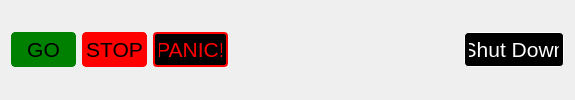
    <widget class="QWidget" name="panelButtons" native="true">
     <property name="sizePolicy">
      <sizepolicy hsizetype="Minimum" vsizetype="Minimum">
       <horstretch>0</horstretch>
       <verstretch>0</verstretch>
      </sizepolicy>
     </property>
     <property name="minimumSize">
      <size>
       <width>0</width>
       <height>60</height>
      </size>
     </property>
     <layout class="QHBoxLayout" name="horizontalLayout">
      <item>
       <widget class="QPushButton" name="gridPanelButtons_GO_button">
        <property name="sizePolicy">
         <sizepolicy hsizetype="Minimum" vsizetype="Minimum">
          <horstretch>0</horstretch>
          <verstretch>0</verstretch>
         </sizepolicy>
        </property>
        <property name="minimumSize">
         <size>
          <width>65</width>
          <height>35</height>
         </size>
        </property>
        <property name="maximumSize">
         <size>
          <width>65</width>
          <height>35</height>
         </size>
        </property>
        <property name="palette">
         <palette>
          <active>
           <colorrole role="WindowText">
            <brush brushstyle="SolidPattern">
             <color alpha="255">
              <red>0</red>
              <green>0</green>
              <blue>0</blue>
             </color>
            </brush>
           </colorrole>
           <colorrole role="Button">
            <brush brushstyle="SolidPattern">
             <color alpha="255">
              <red>0</red>
              <green>128</green>
              <blue>0</blue>
             </color>
            </brush>
           </colorrole>
           <colorrole role="Text">
            <brush brushstyle="SolidPattern">
             <color alpha="255">
              <red>0</red>
              <green>0</green>
              <blue>0</blue>
             </color>
            </brush>
           </colorrole>
           <colorrole role="ButtonText">
            <brush brushstyle="SolidPattern">
             <color alpha="255">
              <red>0</red>
              <green>0</green>
              <blue>0</blue>
             </color>
            </brush>
           </colorrole>
           <colorrole role="Base">
            <brush brushstyle="SolidPattern">
             <color alpha="255">
              <red>0</red>
              <green>128</green>
              <blue>0</blue>
             </color>
            </brush>
           </colorrole>
           <colorrole role="Window">
            <brush brushstyle="SolidPattern">
             <color alpha="255">
              <red>0</red>
              <green>128</green>
              <blue>0</blue>
             </color>
            </brush>
           </colorrole>
           <colorrole role="PlaceholderText">
            <brush brushstyle="SolidPattern">
             <color alpha="128">
              <red>0</red>
              <green>0</green>
              <blue>0</blue>
             </color>
            </brush>
           </colorrole>
          </active>
          <inactive>
           <colorrole role="WindowText">
            <brush brushstyle="SolidPattern">
             <color alpha="255">
              <red>0</red>
              <green>0</green>
              <blue>0</blue>
             </color>
            </brush>
           </colorrole>
           <colorrole role="Button">
            <brush brushstyle="SolidPattern">
             <color alpha="255">
              <red>0</red>
              <green>128</green>
              <blue>0</blue>
             </color>
            </brush>
           </colorrole>
           <colorrole role="Text">
            <brush brushstyle="SolidPattern">
             <color alpha="255">
              <red>0</red>
              <green>0</green>
              <blue>0</blue>
             </color>
            </brush>
           </colorrole>
           <colorrole role="ButtonText">
            <brush brushstyle="SolidPattern">
             <color alpha="255">
              <red>0</red>
              <green>0</green>
              <blue>0</blue>
             </color>
            </brush>
           </colorrole>
           <colorrole role="Base">
            <brush brushstyle="SolidPattern">
             <color alpha="255">
              <red>0</red>
              <green>128</green>
              <blue>0</blue>
             </color>
            </brush>
           </colorrole>
           <colorrole role="Window">
            <brush brushstyle="SolidPattern">
             <color alpha="255">
              <red>0</red>
              <green>128</green>
              <blue>0</blue>
             </color>
            </brush>
           </colorrole>
           <colorrole role="PlaceholderText">
            <brush brushstyle="SolidPattern">
             <color alpha="128">
              <red>0</red>
              <green>0</green>
              <blue>0</blue>
             </color>
            </brush>
           </colorrole>
          </inactive>
          <disabled>
           <colorrole role="WindowText">
            <brush brushstyle="SolidPattern">
             <color alpha="255">
              <red>0</red>
              <green>0</green>
              <blue>0</blue>
             </color>
            </brush>
           </colorrole>
           <colorrole role="Button">
            <brush brushstyle="SolidPattern">
             <color alpha="255">
              <red>0</red>
              <green>128</green>
              <blue>0</blue>
             </color>
            </brush>
           </colorrole>
           <colorrole role="Text">
            <brush brushstyle="SolidPattern">
             <color alpha="255">
              <red>0</red>
              <green>0</green>
              <blue>0</blue>
             </color>
            </brush>
           </colorrole>
           <colorrole role="ButtonText">
            <brush brushstyle="SolidPattern">
             <color alpha="255">
              <red>0</red>
              <green>0</green>
              <blue>0</blue>
             </color>
            </brush>
           </colorrole>
           <colorrole role="Base">
            <brush brushstyle="SolidPattern">
             <color alpha="255">
              <red>0</red>
              <green>128</green>
              <blue>0</blue>
             </color>
            </brush>
           </colorrole>
           <colorrole role="Window">
            <brush brushstyle="SolidPattern">
             <color alpha="255">
              <red>0</red>
              <green>128</green>
              <blue>0</blue>
             </color>
            </brush>
           </colorrole>
           <colorrole role="PlaceholderText">
            <brush brushstyle="SolidPattern">
             <color alpha="128">
              <red>0</red>
              <green>0</green>
              <blue>0</blue>
             </color>
            </brush>
           </colorrole>
          </disabled>
         </palette>
        </property>
        <property name="font">
         <font>
          <family>Arial</family>
          <pointsize>16</pointsize>
          <italic>false</italic>
          <bold>false</bold>
         </font>
        </property>
        <property name="styleSheet">
         <string notr="true">QPushButton {
    background-color: green;
    color: black;
    border: 1px solid green;
    border-radius: 4px;
    padding: 4px;
}
QPushButton:pressed {
    background-color: darkgreen;
    border: 1px solid darkgreen;
}</string>
        </property>
        <property name="text">
         <string>GO</string>
        </property>
       </widget>
      </item>
      <item>
       <widget class="QPushButton" name="gridPanelButtons_STOP_button">
        <property name="sizePolicy">
         <sizepolicy hsizetype="Minimum" vsizetype="Minimum">
          <horstretch>0</horstretch>
          <verstretch>0</verstretch>
         </sizepolicy>
        </property>
        <property name="minimumSize">
         <size>
          <width>65</width>
          <height>35</height>
         </size>
        </property>
        <property name="maximumSize">
         <size>
          <width>65</width>
          <height>35</height>
         </size>
        </property>
        <property name="palette">
         <palette>
          <active>
           <colorrole role="WindowText">
            <brush brushstyle="SolidPattern">
             <color alpha="255">
              <red>0</red>
              <green>0</green>
              <blue>0</blue>
             </color>
            </brush>
           </colorrole>
           <colorrole role="Button">
            <brush brushstyle="SolidPattern">
             <color alpha="255">
              <red>255</red>
              <green>0</green>
              <blue>0</blue>
             </color>
            </brush>
           </colorrole>
           <colorrole role="Text">
            <brush brushstyle="SolidPattern">
             <color alpha="255">
              <red>0</red>
              <green>0</green>
              <blue>0</blue>
             </color>
            </brush>
           </colorrole>
           <colorrole role="ButtonText">
            <brush brushstyle="SolidPattern">
             <color alpha="255">
              <red>0</red>
              <green>0</green>
              <blue>0</blue>
             </color>
            </brush>
           </colorrole>
           <colorrole role="Base">
            <brush brushstyle="SolidPattern">
             <color alpha="255">
              <red>255</red>
              <green>0</green>
              <blue>0</blue>
             </color>
            </brush>
           </colorrole>
           <colorrole role="Window">
            <brush brushstyle="SolidPattern">
             <color alpha="255">
              <red>255</red>
              <green>0</green>
              <blue>0</blue>
             </color>
            </brush>
           </colorrole>
           <colorrole role="PlaceholderText">
            <brush brushstyle="SolidPattern">
             <color alpha="128">
              <red>0</red>
              <green>0</green>
              <blue>0</blue>
             </color>
            </brush>
           </colorrole>
          </active>
          <inactive>
           <colorrole role="WindowText">
            <brush brushstyle="SolidPattern">
             <color alpha="255">
              <red>0</red>
              <green>0</green>
              <blue>0</blue>
             </color>
            </brush>
           </colorrole>
           <colorrole role="Button">
            <brush brushstyle="SolidPattern">
             <color alpha="255">
              <red>255</red>
              <green>0</green>
              <blue>0</blue>
             </color>
            </brush>
           </colorrole>
           <colorrole role="Text">
            <brush brushstyle="SolidPattern">
             <color alpha="255">
              <red>0</red>
              <green>0</green>
              <blue>0</blue>
             </color>
            </brush>
           </colorrole>
           <colorrole role="ButtonText">
            <brush brushstyle="SolidPattern">
             <color alpha="255">
              <red>0</red>
              <green>0</green>
              <blue>0</blue>
             </color>
            </brush>
           </colorrole>
           <colorrole role="Base">
            <brush brushstyle="SolidPattern">
             <color alpha="255">
              <red>255</red>
              <green>0</green>
              <blue>0</blue>
             </color>
            </brush>
           </colorrole>
           <colorrole role="Window">
            <brush brushstyle="SolidPattern">
             <color alpha="255">
              <red>255</red>
              <green>0</green>
              <blue>0</blue>
             </color>
            </brush>
           </colorrole>
           <colorrole role="PlaceholderText">
            <brush brushstyle="SolidPattern">
             <color alpha="128">
              <red>0</red>
              <green>0</green>
              <blue>0</blue>
             </color>
            </brush>
           </colorrole>
          </inactive>
          <disabled>
           <colorrole role="WindowText">
            <brush brushstyle="SolidPattern">
             <color alpha="255">
              <red>0</red>
              <green>0</green>
              <blue>0</blue>
             </color>
            </brush>
           </colorrole>
           <colorrole role="Button">
            <brush brushstyle="SolidPattern">
             <color alpha="255">
              <red>255</red>
              <green>0</green>
              <blue>0</blue>
             </color>
            </brush>
           </colorrole>
           <colorrole role="Text">
            <brush brushstyle="SolidPattern">
             <color alpha="255">
              <red>0</red>
              <green>0</green>
              <blue>0</blue>
             </color>
            </brush>
           </colorrole>
           <colorrole role="ButtonText">
            <brush brushstyle="SolidPattern">
             <color alpha="255">
              <red>0</red>
              <green>0</green>
              <blue>0</blue>
             </color>
            </brush>
           </colorrole>
           <colorrole role="Base">
            <brush brushstyle="SolidPattern">
             <color alpha="255">
              <red>255</red>
              <green>0</green>
              <blue>0</blue>
             </color>
            </brush>
           </colorrole>
           <colorrole role="Window">
            <brush brushstyle="SolidPattern">
             <color alpha="255">
              <red>255</red>
              <green>0</green>
              <blue>0</blue>
             </color>
            </brush>
           </colorrole>
           <colorrole role="PlaceholderText">
            <brush brushstyle="SolidPattern">
             <color alpha="128">
              <red>0</red>
              <green>0</green>
              <blue>0</blue>
             </color>
            </brush>
           </colorrole>
          </disabled>
         </palette>
        </property>
        <property name="font">
         <font>
          <family>Arial</family>
          <pointsize>16</pointsize>
          <italic>false</italic>
          <bold>false</bold>
         </font>
        </property>
        <property name="styleSheet">
         <string notr="true">QPushButton {
    background-color: red;
    color: black;
    border: 1px solid red;
    border-radius: 4px;
    padding: 4px;
}
QPushButton:pressed {
    background-color: darkred;
    border: 1px solid darkred;
}</string>
        </property>
        <property name="text">
         <string>STOP</string>
        </property>
       </widget>
      </item>
      <item>
       <spacer name="gridPanelButtons_hspacer0">
        <property name="minimumSize">
         <size>
          <width>0</width>
          <height>35</height>
         </size>
        </property>
        <property name="maximumSize">
         <size>
          <width>16777215</width>
          <height>35</height>
         </size>
        </property>
        <property name="orientation">
         <enum>Qt::Horizontal</enum>
        </property>
        <property name="sizeType">
         <enum>QSizePolicy::Expanding</enum>
        </property>
        <property name="sizeHint" stdset="0">
         <size>
          <width>170</width>
          <height>20</height>
         </size>
        </property>
       </spacer>
      </item>
      <item>
       <widget class="QPushButton" name="gridPanelButtons_PANIC_button">
        <property name="sizePolicy">
         <sizepolicy hsizetype="Minimum" vsizetype="Minimum">
          <horstretch>0</horstretch>
          <verstretch>0</verstretch>
         </sizepolicy>
        </property>
        <property name="minimumSize">
         <size>
          <width>75</width>
          <height>35</height>
         </size>
        </property>
        <property name="maximumSize">
         <size>
          <width>75</width>
          <height>35</height>
         </size>
        </property>
        <property name="palette">
         <palette>
          <active>
           <colorrole role="WindowText">
            <brush brushstyle="SolidPattern">
             <color alpha="255">
              <red>255</red>
              <green>0</green>
              <blue>0</blue>
             </color>
            </brush>
           </colorrole>
           <colorrole role="Button">
            <brush brushstyle="SolidPattern">
             <color alpha="255">
              <red>0</red>
              <green>0</green>
              <blue>0</blue>
             </color>
            </brush>
           </colorrole>
           <colorrole role="Text">
            <brush brushstyle="SolidPattern">
             <color alpha="255">
              <red>255</red>
              <green>0</green>
              <blue>0</blue>
             </color>
            </brush>
           </colorrole>
           <colorrole role="ButtonText">
            <brush brushstyle="SolidPattern">
             <color alpha="255">
              <red>255</red>
              <green>0</green>
              <blue>0</blue>
             </color>
            </brush>
           </colorrole>
           <colorrole role="Base">
            <brush brushstyle="SolidPattern">
             <color alpha="255">
              <red>0</red>
              <green>0</green>
              <blue>0</blue>
             </color>
            </brush>
           </colorrole>
           <colorrole role="Window">
            <brush brushstyle="SolidPattern">
             <color alpha="255">
              <red>0</red>
              <green>0</green>
              <blue>0</blue>
             </color>
            </brush>
           </colorrole>
           <colorrole role="PlaceholderText">
            <brush brushstyle="SolidPattern">
             <color alpha="128">
              <red>255</red>
              <green>0</green>
              <blue>0</blue>
             </color>
            </brush>
           </colorrole>
          </active>
          <inactive>
           <colorrole role="WindowText">
            <brush brushstyle="SolidPattern">
             <color alpha="255">
              <red>255</red>
              <green>0</green>
              <blue>0</blue>
             </color>
            </brush>
           </colorrole>
           <colorrole role="Button">
            <brush brushstyle="SolidPattern">
             <color alpha="255">
              <red>0</red>
              <green>0</green>
              <blue>0</blue>
             </color>
            </brush>
           </colorrole>
           <colorrole role="Text">
            <brush brushstyle="SolidPattern">
             <color alpha="255">
              <red>255</red>
              <green>0</green>
              <blue>0</blue>
             </color>
            </brush>
           </colorrole>
           <colorrole role="ButtonText">
            <brush brushstyle="SolidPattern">
             <color alpha="255">
              <red>255</red>
              <green>0</green>
              <blue>0</blue>
             </color>
            </brush>
           </colorrole>
           <colorrole role="Base">
            <brush brushstyle="SolidPattern">
             <color alpha="255">
              <red>0</red>
              <green>0</green>
              <blue>0</blue>
             </color>
            </brush>
           </colorrole>
           <colorrole role="Window">
            <brush brushstyle="SolidPattern">
             <color alpha="255">
              <red>0</red>
              <green>0</green>
              <blue>0</blue>
             </color>
            </brush>
           </colorrole>
           <colorrole role="PlaceholderText">
            <brush brushstyle="SolidPattern">
             <color alpha="128">
              <red>255</red>
              <green>0</green>
              <blue>0</blue>
             </color>
            </brush>
           </colorrole>
          </inactive>
          <disabled>
           <colorrole role="WindowText">
            <brush brushstyle="SolidPattern">
             <color alpha="255">
              <red>255</red>
              <green>0</green>
              <blue>0</blue>
             </color>
            </brush>
           </colorrole>
           <colorrole role="Button">
            <brush brushstyle="SolidPattern">
             <color alpha="255">
              <red>0</red>
              <green>0</green>
              <blue>0</blue>
             </color>
            </brush>
           </colorrole>
           <colorrole role="Text">
            <brush brushstyle="SolidPattern">
             <color alpha="255">
              <red>255</red>
              <green>0</green>
              <blue>0</blue>
             </color>
            </brush>
           </colorrole>
           <colorrole role="ButtonText">
            <brush brushstyle="SolidPattern">
             <color alpha="255">
              <red>255</red>
              <green>0</green>
              <blue>0</blue>
             </color>
            </brush>
           </colorrole>
           <colorrole role="Base">
            <brush brushstyle="SolidPattern">
             <color alpha="255">
              <red>0</red>
              <green>0</green>
              <blue>0</blue>
             </color>
            </brush>
           </colorrole>
           <colorrole role="Window">
            <brush brushstyle="SolidPattern">
             <color alpha="255">
              <red>0</red>
              <green>0</green>
              <blue>0</blue>
             </color>
            </brush>
           </colorrole>
           <colorrole role="PlaceholderText">
            <brush brushstyle="SolidPattern">
             <color alpha="128">
              <red>255</red>
              <green>0</green>
              <blue>0</blue>
             </color>
            </brush>
           </colorrole>
          </disabled>
         </palette>
        </property>
        <property name="font">
         <font>
          <family>Arial</family>
          <pointsize>16</pointsize>
          <italic>false</italic>
          <bold>false</bold>
         </font>
        </property>
        <property name="styleSheet">
         <string notr="true">QPushButton {
    background-color: black;
    color: red;
    border: 2px solid red;
    border-radius: 4px;
    padding: 4px;
}
QPushButton:pressed {
    background-color: black;
    color: yellow;
    border: 2px solid yellow;
}</string>
        </property>
        <property name="text">
         <string>PANIC!</string>
        </property>
       </widget>
      </item>
      <item>
       <spacer name="gridPanelButtons_hspacer1">
        <property name="orientation">
         <enum>Qt::Horizontal</enum>
        </property>
        <property name="sizeType">
         <enum>QSizePolicy::Minimum</enum>
        </property>
        <property name="sizeHint" stdset="0">
         <size>
          <width>230</width>
          <height>20</height>
         </size>
        </property>
       </spacer>
      </item>
      <item>
       <widget class="QPushButton" name="gridPanelButtons_ShutDown_button">
        <property name="sizePolicy">
         <sizepolicy hsizetype="Minimum" vsizetype="Minimum">
          <horstretch>0</horstretch>
          <verstretch>0</verstretch>
         </sizepolicy>
        </property>
        <property name="minimumSize">
         <size>
          <width>100</width>
          <height>35</height>
         </size>
        </property>
        <property name="maximumSize">
         <size>
          <width>65</width>
          <height>35</height>
         </size>
        </property>
        <property name="palette">
         <palette>
          <active>
           <colorrole role="WindowText">
            <brush brushstyle="SolidPattern">
             <color alpha="255">
              <red>255</red>
              <green>255</green>
              <blue>255</blue>
             </color>
            </brush>
           </colorrole>
           <colorrole role="Button">
            <brush brushstyle="SolidPattern">
             <color alpha="255">
              <red>0</red>
              <green>0</green>
              <blue>0</blue>
             </color>
            </brush>
           </colorrole>
           <colorrole role="Text">
            <brush brushstyle="SolidPattern">
             <color alpha="255">
              <red>255</red>
              <green>255</green>
              <blue>255</blue>
             </color>
            </brush>
           </colorrole>
           <colorrole role="ButtonText">
            <brush brushstyle="SolidPattern">
             <color alpha="255">
              <red>255</red>
              <green>255</green>
              <blue>255</blue>
             </color>
            </brush>
           </colorrole>
           <colorrole role="Base">
            <brush brushstyle="SolidPattern">
             <color alpha="255">
              <red>0</red>
              <green>0</green>
              <blue>0</blue>
             </color>
            </brush>
           </colorrole>
           <colorrole role="Window">
            <brush brushstyle="SolidPattern">
             <color alpha="255">
              <red>0</red>
              <green>0</green>
              <blue>0</blue>
             </color>
            </brush>
           </colorrole>
           <colorrole role="PlaceholderText">
            <brush brushstyle="SolidPattern">
             <color alpha="128">
              <red>255</red>
              <green>255</green>
              <blue>255</blue>
             </color>
            </brush>
           </colorrole>
          </active>
          <inactive>
           <colorrole role="WindowText">
            <brush brushstyle="SolidPattern">
             <color alpha="255">
              <red>255</red>
              <green>255</green>
              <blue>255</blue>
             </color>
            </brush>
           </colorrole>
           <colorrole role="Button">
            <brush brushstyle="SolidPattern">
             <color alpha="255">
              <red>0</red>
              <green>0</green>
              <blue>0</blue>
             </color>
            </brush>
           </colorrole>
           <colorrole role="Text">
            <brush brushstyle="SolidPattern">
             <color alpha="255">
              <red>255</red>
              <green>255</green>
              <blue>255</blue>
             </color>
            </brush>
           </colorrole>
           <colorrole role="ButtonText">
            <brush brushstyle="SolidPattern">
             <color alpha="255">
              <red>255</red>
              <green>255</green>
              <blue>255</blue>
             </color>
            </brush>
           </colorrole>
           <colorrole role="Base">
            <brush brushstyle="SolidPattern">
             <color alpha="255">
              <red>0</red>
              <green>0</green>
              <blue>0</blue>
             </color>
            </brush>
           </colorrole>
           <colorrole role="Window">
            <brush brushstyle="SolidPattern">
             <color alpha="255">
              <red>0</red>
              <green>0</green>
              <blue>0</blue>
             </color>
            </brush>
           </colorrole>
           <colorrole role="PlaceholderText">
            <brush brushstyle="SolidPattern">
             <color alpha="128">
              <red>255</red>
              <green>255</green>
              <blue>255</blue>
             </color>
            </brush>
           </colorrole>
          </inactive>
          <disabled>
           <colorrole role="WindowText">
            <brush brushstyle="SolidPattern">
             <color alpha="255">
              <red>255</red>
              <green>255</green>
              <blue>255</blue>
             </color>
            </brush>
           </colorrole>
           <colorrole role="Button">
            <brush brushstyle="SolidPattern">
             <color alpha="255">
              <red>0</red>
              <green>0</green>
              <blue>0</blue>
             </color>
            </brush>
           </colorrole>
           <colorrole role="Text">
            <brush brushstyle="SolidPattern">
             <color alpha="255">
              <red>255</red>
              <green>255</green>
              <blue>255</blue>
             </color>
            </brush>
           </colorrole>
           <colorrole role="ButtonText">
            <brush brushstyle="SolidPattern">
             <color alpha="255">
              <red>255</red>
              <green>255</green>
              <blue>255</blue>
             </color>
            </brush>
           </colorrole>
           <colorrole role="Base">
            <brush brushstyle="SolidPattern">
             <color alpha="255">
              <red>0</red>
              <green>0</green>
              <blue>0</blue>
             </color>
            </brush>
           </colorrole>
           <colorrole role="Window">
            <brush brushstyle="SolidPattern">
             <color alpha="255">
              <red>0</red>
              <green>0</green>
              <blue>0</blue>
             </color>
            </brush>
           </colorrole>
           <colorrole role="PlaceholderText">
            <brush brushstyle="SolidPattern">
             <color alpha="128">
              <red>255</red>
              <green>255</green>
              <blue>255</blue>
             </color>
            </brush>
           </colorrole>
          </disabled>
         </palette>
        </property>
        <property name="font">
         <font>
          <family>Arial</family>
          <pointsize>16</pointsize>
          <italic>false</italic>
          <bold>false</bold>
         </font>
        </property>
        <property name="styleSheet">
         <string notr="true">QPushButton {
    background-color: black;
    color: white;
    border: 1px solid white;
    border-radius: 4px;
    padding: 4px;
}
QPushButton:pressed {
    background-color: black;
    color: darkgray;
    border: 1px solid darkgray;
}</string>
        </property>
        <property name="text">
         <string>Shut Down</string>
        </property>
       </widget>
      </item>
     </layout>
    </widget>
